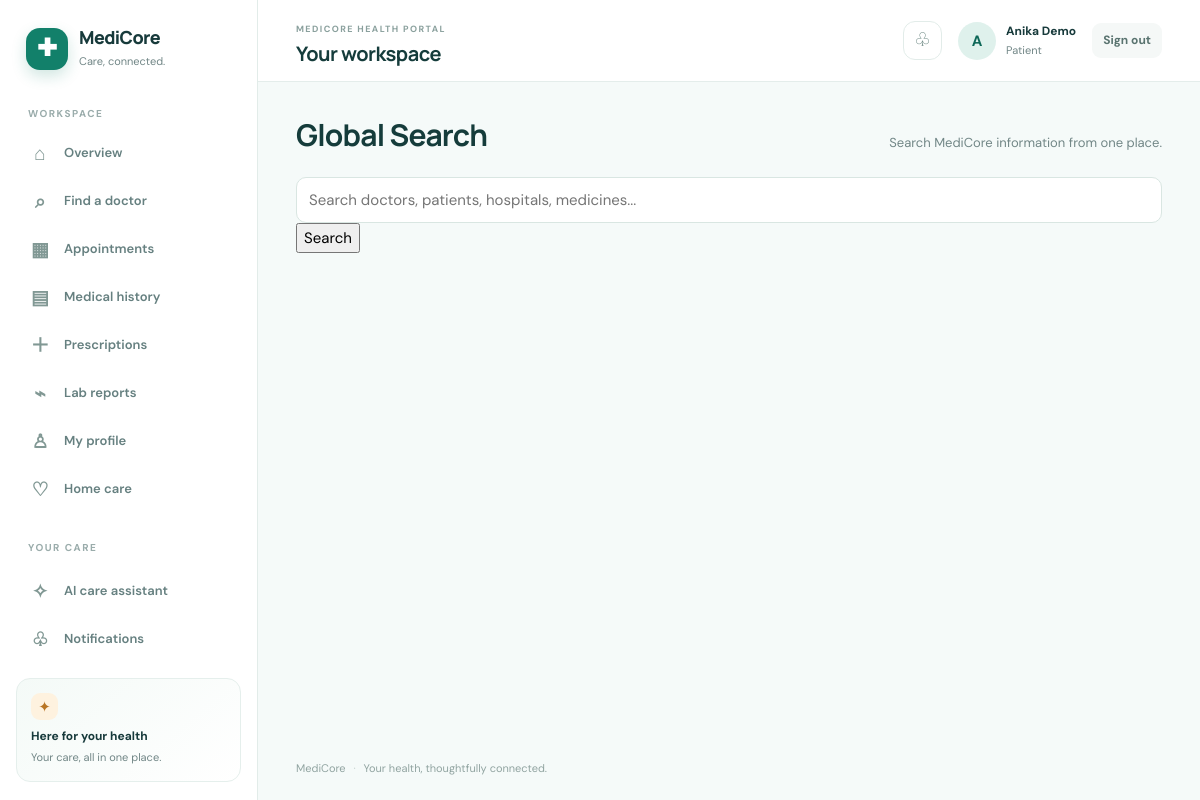
Screenshot of /search/ (signed in) with the database file from the repository.
### apps/accounts/models.py (models this page shows, shortened)
class User(AbstractUser):
    role = models.CharField(
        max_length=20,
        choices=Role.choices,
        default=Role.PATIENT,
    )
    public_id = models.CharField(
        max_length=20,
        unique=True,
        blank=True,
    )
    is_verified = models.BooleanField(default=False)

### apps/search/views.py (the view)
# urls.py: path("", views.global_search_view, name="global"),
@login_required
def global_search_view(request):
    query = request.GET.get("q", "").strip()
    results = global_search(
        query=query,
        user=request.user,
    )
    total_results = sum(
        len(items)
        for items in results.values()
    )
    return render(
        request,
        "search/results.html",
        {
            "query": query,
            "results": results,
            "total_results": total_results,
        },
    )

### apps/search/services.py (called while the page is built, shortened)
def global_search(query, user):
    query = query.strip()
    results = {
        "doctors": [],
        "patients": [],
        "hospitals": [],
        "departments": [],
        "medicines": [],
        "lab_tests": [],
        "appointments": [],
    }
    if not query:
        return results

### templates/search/results.html (shortened to what this page needs)
{% extends "base.html" %}
{% block content %}
<div class="page-header">
    <h1>Global Search</h1>
    <p>Search MediCore information from one place.</p>
</div>
<form method="get" action="{% url 'search:global' %}">
    <input
        type="text"
        name="q"
        value="{{ query }}"
        placeholder="Search doctors, patients, hospitals, medicines..."
        autocomplete="off"
    >
    <button type="submit">
        Search
    </button>
</form>
{% endblock %}

### templates/base.html (shortened to what this page needs)
{% load static %}
<!doctype html>
<html lang="en">
  <head>
    <link rel="stylesheet" href="{% static 'css/base.css' %}" />
    <link rel="stylesheet" href="{% static 'css/components.css' %}" />
    <link rel="stylesheet" href="{% static 'css/pages.css' %}" />
  </head>
  <body>
    {% if request.user.is_authenticated %}
    <div class="app-shell">
      <aside class="sidebar" id="app-sidebar" aria-label="Main navigation">
        <a class="brand" href="{% url 'home' %}">
          <span class="brand-icon" aria-hidden="true">✚</span>
          <span class="brand-copy"><strong>MediCore</strong><small>Care, connected.</small></span>
        </a>
        <div class="nav-caption">WORKSPACE</div>
        <nav class="sidebar-nav">
          {% if request.user.role == 'PATIENT' %}
            <a href="{% url 'patients:dashboard' %}" class="nav-item{% if request.resolver_match.url_name == 'dashboard' and request.resolver_match.namespace == 'patients' %} active{% endif %}"><span class="nav-icon">⌂</span>Overview</a>
            <a href="{% url 'patients:find_doctors' %}" class="nav-item{% if request.resolver_match.url_name == 'find_doctors' %} active{% endif %}"><span class="nav-icon">⌕</span>Find a doctor</a>
            <a href="{% url 'patients:appointments' %}" class="nav-item{% if request.resolver_match.url_name == 'appointments' %} active{% endif %}"><span class="nav-icon">▦</span>Appointments</a>
            <a href="{% url 'patients:medical_history' %}" class="nav-item{% if request.resolver_match.url_name == 'medical_history' %} active{% endif %}"><span class="nav-icon">▤</span>Medical history</a>
            <a href="{% url 'patients:prescriptions' %}" class="nav-item{% if request.resolver_match.url_name == 'prescriptions' %} active{% endif %}"><span class="nav-icon">＋</span>Prescriptions</a>
            <a href="{% url 'patients:lab_reports' %}" class="nav-item{% if request.resolver_match.url_name == 'lab_reports' %} active{% endif %}"><span class="nav-icon">⌁</span>Lab reports</a>
            <a href="{% url 'patients:profile' %}" class="nav-item{% if request.resolver_match.url_name == 'profile' and request.resolver_match.namespace == 'patients' %} active{% endif %}"><span class="nav-icon">♙</span>My profile</a>
            <a href="{% url 'nurses:my_home_care_requests' %}" class="nav-item"><span class="nav-icon">♡</span>Home care</a>
          {% elif request.user.role == 'LAB' %}
            <a href="{% url 'medical_records:lab_orders' %}" class="nav-item active"><span class="nav-icon">⌁</span>Lab orders</a>
          {% elif request.user.role == 'PHARMACIST' %}
            <a href="{% url 'pharmacy:prescriptions' %}" class="nav-item active"><span class="nav-icon">＋</span>Prescriptions</a>
          {% elif request.user.role == 'RECEPTIONIST' %}
            <a href="{% url 'billing:bills' %}" class="nav-item active"><span class="nav-icon">▤</span>Billing</a>
          {% elif request.user.is_superuser or request.user.role == 'ADMIN' %}
            <a href="{% url 'admin:index' %}" class="nav-item"><span class="nav-icon">⚙</span>Administration</a>
          {% endif %}
          <div class="nav-caption nav-caption-spaced">YOUR CARE</div>
          <a href="{% url 'chatbot:page' %}" class="nav-item{% if request.resolver_match.namespace == 'chatbot' %} active{% endif %}"><span class="nav-icon">✧</span>AI care assistant</a>
          <a href="{% url 'notifications:list' %}" class="nav-item{% if request.resolver_match.namespace == 'notifications' %} active{% endif %}"><span class="nav-icon">♧</span>Notifications</a>
        </nav>
        <div class="sidebar-footer">
          <div class="sidebar-help-mark">✦</div>
          <strong>Here for your health</strong>
          <span>Your care, all in one place.</span>
        </div>
      </aside>
      <main class="main-content">
        <header class="topbar">
          <div class="topbar-title-wrap">
            <div><span class="page-label">MEDICORE HEALTH PORTAL</span><h1>{% block page_heading %}Your workspace{% endblock %}</h1></div>
          </div>
          <div class="topbar-actions">
            <a class="icon-button notification-link" href="{% url 'notifications:list' %}" aria-label="Notifications">♧</a>
            <div class="user-mini">
              <div class="avatar">{{ request.user.first_name|default:request.user.username|slice:':1'|upper }}</div>
              <div class="user-details"><strong>{{ request.user.get_full_name|default:request.user.username }}</strong><span>{{ request.user.get_role_display }}</span></div>
            </div>
            <form method="post" action="{% url 'logout' %}" class="logout-form">{% csrf_token %}<button type="submit" class="logout-button">Sign out</button></form>
          </div>
        </header>
    {% endif %}
    {% if request.user.is_authenticated %}<section class="page-content">{% else %}<main class="public-content">{% endif %}
      {% block content %}{% endblock %}
    {% if request.user.is_authenticated %}</section>{% else %}</main>{% endif %}
    {% if request.user.is_authenticated %}
      <footer class="site-footer">MediCore <span>·</span> Your health, thoughtfully connected.</footer>
    </main>
    </div>
    {% else %}
      <footer class="site-footer">MediCore <span>·</span> Your health, thoughtfully connected.</footer>
    </div>
    {% endif %}
  </body>
</html>

### static/css/components.css (style rules this page uses)
input, select, textarea { max-width: 100%; border: 1px solid #d9e6e2; border-radius: 10px; background: #fff; color: var(--text); }
input:not([type="checkbox"]):not([type="radio"]):not([type="submit"]), select, textarea { width: 100%; min-height: 42px; padding: 10px 12px; }
.page-header { display: flex; align-items: flex-end; justify-content: space-between; gap: 18px; margin-bottom: 23px; }
.page-header h1 { font-size: clamp(22px, 3vw, 30px); letter-spacing: -.8px; }
.page-header p { margin: 6px 0 0; color: var(--muted); font-size: 13px; }

### rows the page displays
User: user.first_name "A", user.get_full_name "Anika Demo", user.role "Patient"
